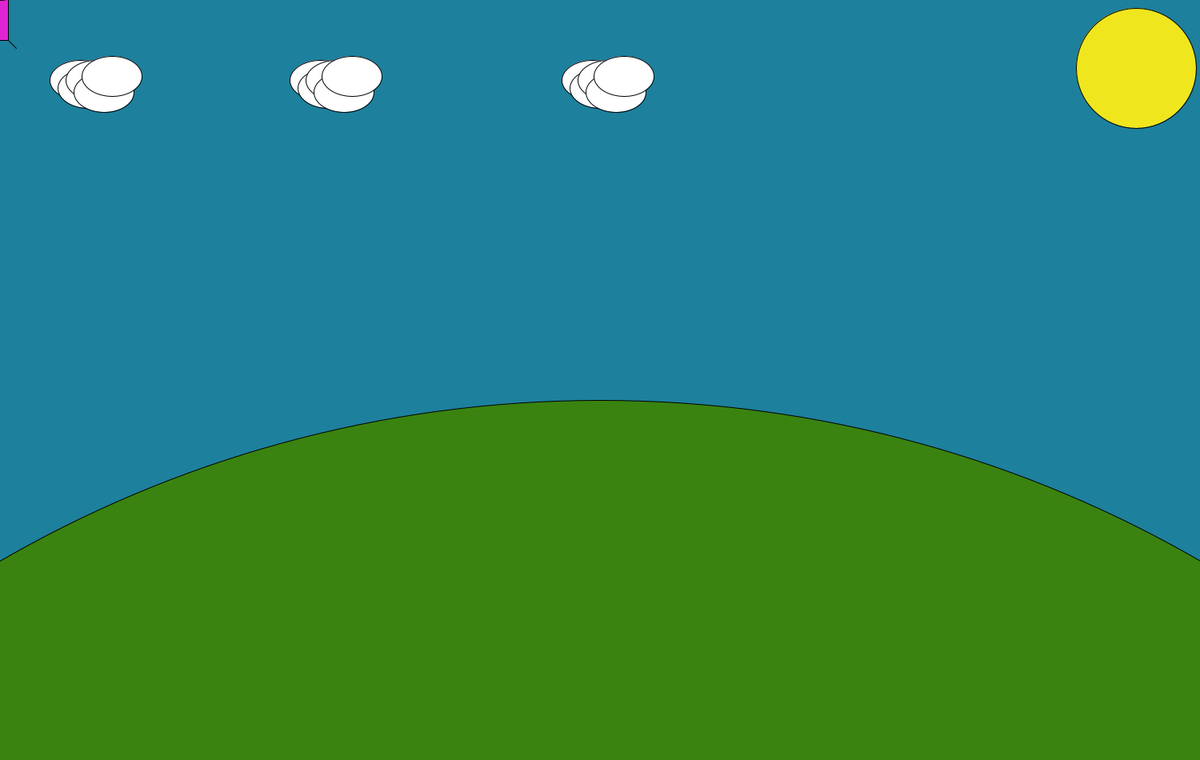
Frame 1 (no input)
Frame 60 (the mouse pressed at the canvas centre just before this capture): identical to frame 1, image omitted
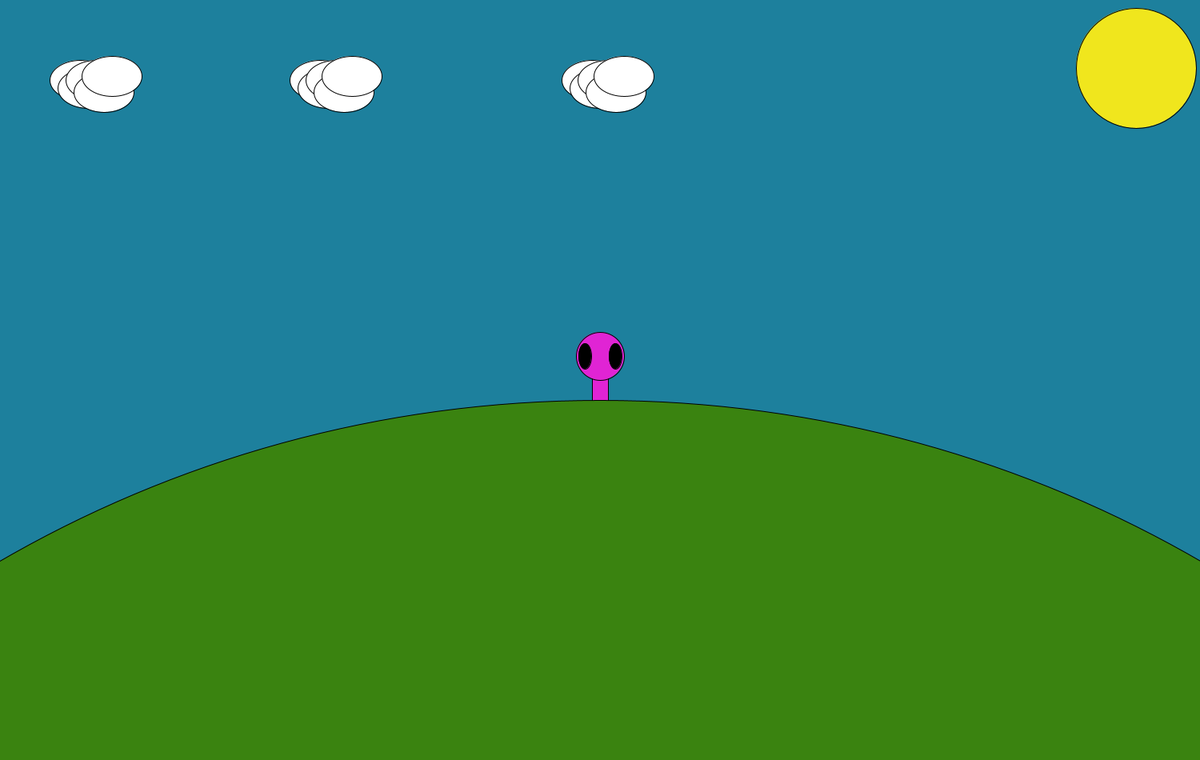
Frame 120 (the mouse held since frame 60 and released just before this capture)

The Processing sketch that drew these frames (run headless with seeded random() and noise(); from frame 60 on, the mouse is pressed at the canvas centre):

// Processing sketch: Zoog_ipde
// ── Zoog_ipde.pde
//Ian McCarty
void setup() {
  //Set the size of the window
  size(1500,950);
}
void draw() {
  //Draw a white background
  background(#1D809D);
  zoog(mouseX,mouseY);
   
}

void zoog(int x, int y){
  // Set CENTER mode
  ellipseMode(CENTER);
  rectMode(CENTER);
  
  
  // Draw Zoog's body
  stroke(0);
  fill(#E024D4);
  rect(x,y,20,100);
  
  
  
  // Draw Zoog's head
  stroke(0);
  fill(#E024D4);
  ellipse(x,y-30,60,60);
  
  
  // Draw Zoog's eyes
  fill(0);
  ellipse(x-19,y-30,16,32);
  ellipse(x+19,y-30,16,32);
  
  
  // Draw Zoog's legs
  stroke(0);
  line(x-10,y+50,x-20,y+60);
  line(x+10,y+50,x+20,y+60);
  //moon
  fill(#3A8310);
  ellipse(750,2001,3001,3001);
  //clouds
  fill(255);
  ellipse(100,100,75,50);
  ellipse(110,110,75,50);
  ellipse(120,100,75,50);
  ellipse(130,115,75,50);
  ellipse(140,95,75,50);
  ellipse(740,100,75,50);
  ellipse(750,110,75,50);
  ellipse(760,100,75,50);
  ellipse(770,115,75,50);
  ellipse(780,95,75,50);
  ellipse(400,100,75,50);
  ellipse(410,110,75,50);
  ellipse(420,100,75,50);
  ellipse(430,115,75,50);
  ellipse(440,95,75,50);
  
  //sun
  fill(#F0E61D);
  ellipse(1420,85,150,150);
  
}
